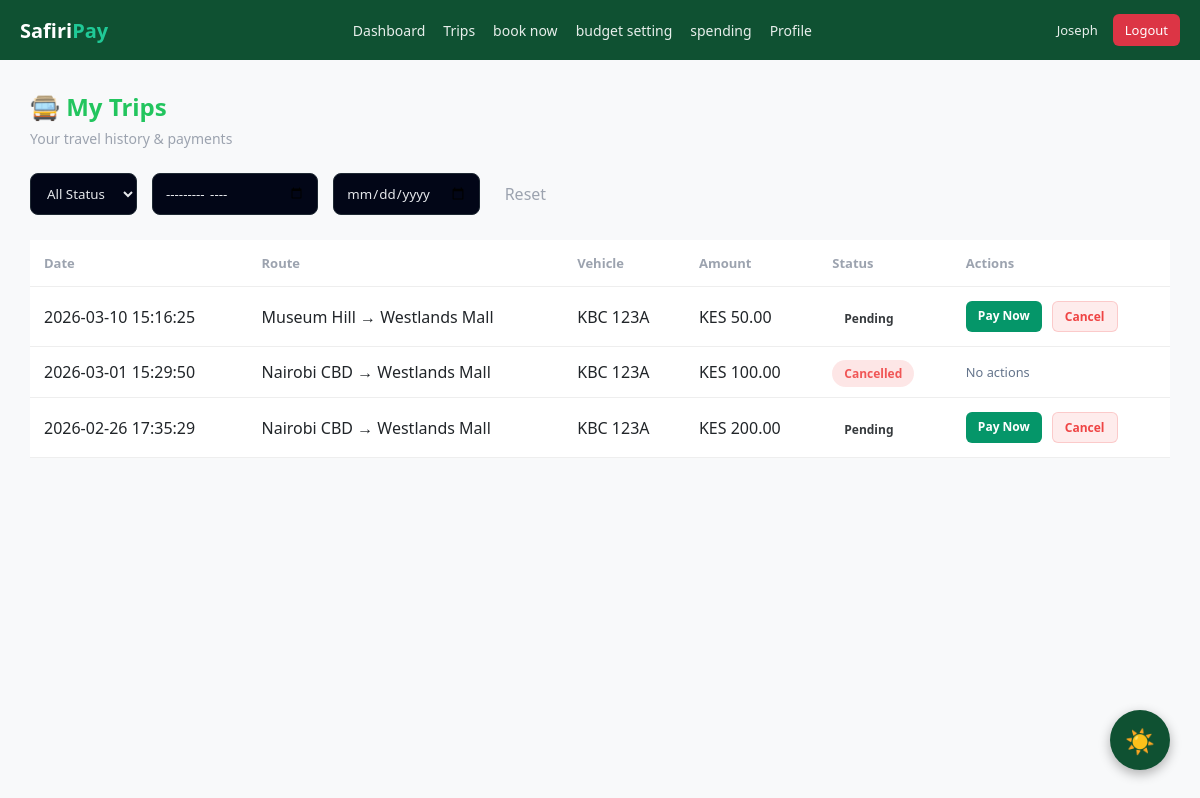
/userveiw/trips.php (signed in), run on the app's committed database.
### tables this page shows
CREATE TABLE `tripsessions` (
  `sessionid` int(11) NOT NULL,
  `userid` int(11) NOT NULL,
  `tripid` int(11) NOT NULL,
  `saccoid` int(11) NOT NULL,
  `busid` int(11) DEFAULT NULL,
  `fromstageid` int(11) DEFAULT NULL,
  `tostageid` int(11) DEFAULT NULL,
  `fareamount` decimal(10,2) NOT NULL,
  `seatid` int(11) DEFAULT NULL,
  `status` enum('pending','paid','expired','cancelled') DEFAULT 'pending',
  `disability_type` varchar(50) DEFAULT 'None',
  `luggage_type` varchar(50) DEFAULT 'None',
  `expiresat` datetime DEFAULT NULL,
  `createdat` datetime DEFAULT current_timestamp()
);

CREATE TABLE `buses` (
  `busid` int(11) NOT NULL,
  `saccoid` int(11) NOT NULL,
  `platenumber` varchar(20) NOT NULL,
  `capacity` int(11) DEFAULT 14,
  `status` tinyint(4) DEFAULT 1,
  `driverid` int(11) NOT NULL
);

### userveiw/trips.php (the view, shortened to what this page needs)
<?php
include 'header.php';
include 'checkinguserindb.php';
$month_filter = $_GET['month'] ?? '';
$date_filter = $_GET['date'] ?? '';
$sql = "
SELECT
  ts.sessionid,
  ts.createdat as date,
  ts.fareamount as amount,
  ts.status,
  r.routename,
  b.platenumber,
  s1.stagename as startpoint,
  s2.stagename as endpoint
FROM tripsessions ts
JOIN trips t ON ts.tripid = t.tripid
JOIN routes r ON t.routeid = r.routeid
JOIN buses b ON t.busid = b.busid
JOIN stages s1 ON ts.fromstageid = s1.stageid
JOIN stages s2 ON ts.tostageid = s2.stageid
WHERE ts.userid = ?
";
$params = [$_SESSION['user_id']];
$types = "i";
$sql .= " ORDER BY ts.createdat DESC";
if (!$stmt = $conn->prepare($sql)) {
    die("SQL ERROR: " . $conn->error);
}
$stmt->bind_param($types, ...$params);
$stmt->execute();
$result = $stmt->get_result();
?>
<!DOCTYPE html>
<html lang="en">
<head>
  <link rel="stylesheet" href="trips.css">
  <link rel="stylesheet" href="darkmode.css">
</head>
<body>
<main class="trips-container">
  <section class="page-header">
    <h2>🚍 My Trips</h2>
    <p>Your travel history & payments</p>
  </section>
  <section class="filter-bar">
    <form method="GET" style="display: flex; gap: 15px;">
        <select name="status" onchange="this.form.submit()">
          <option value="">All Status</option>
        </select>
        <input type="month" name="month" value="<?php echo $month_filter; ?>" onchange="this.form.submit()">
        <input type="date" name="date" value="<?php echo $date_filter; ?>" onchange="this.form.submit()">
        <a href="trips.php" class="btn-reset" style="padding: 10px; color: #9ca3af; text-decoration: none;">Reset</a>
    </form>
  </section>
  <section class="table-wrapper">
    <table class="trips-table">
      <thead>
        <tr>
          <th>Date</th>
          <th>Route</th>
          <th>Vehicle</th>
          <th>Amount</th>
          <th>Status</th>
          <th>Actions</th>
        </tr>
      </thead>
      <tbody>
        <?php while ($trip = $result->fetch_assoc()): ?>
<tr>
  <td data-label="Date"><?= htmlspecialchars($trip['date']) ?></td>
  <td data-label="Route"><?= htmlspecialchars($trip['startpoint']." → ".$trip['endpoint']) ?></td>
  <td data-label="Vehicle"><?= htmlspecialchars($trip['platenumber']) ?></td>
  <td data-label="Amount">KES <?= htmlspecialchars($trip['amount']) ?></td>
  <td data-label="Status">
    <span class="status <?= $trip['status'] ?>">
      <?= ucfirst($trip['status']) ?>
    </span>
  </td>
  <td>
    <div class="trip-actions">
        <?php if ($trip['status'] == 'pending'): ?>
            <a href="initiate_payment.php?session=<?= $trip['sessionid'] ?>" class="action-btn pay">Pay Now</a>
            <a href="cancel_trip.php?session=<?= $trip['sessionid'] ?>"
               class="action-btn cancel"
               onclick="return confirm('Release seat and cancel this trip?')">Cancel</a>
        <?php else: ?>
            <span style="color: #64748b; font-size: 0.8rem;">No actions</span>
        <?php endif; ?>
    </div>
  </td>
</tr>
<?php endwhile; ?>
      </tbody>
    </table>
  </section>
</main>
</body>
</html>

### userveiw/trips.css (style rules this page uses)
* { box-sizing: border-box; font-family: 'Segoe UI', Tahoma, sans-serif; }
body { margin: 0; background: #020617; color: #e5e7eb; }
.trips-container { padding: 30px; }
.page-header h2 { margin: 0; font-size: 24px; color: #22c55e; }
.page-header p { margin-top: 6px; color: #9ca3af; font-size: 14px; }
.filter-bar { display: flex; gap: 15px; margin: 25px 0; flex-wrap: wrap; }
.filter-bar select, .filter-bar input { padding: 10px 12px; background: #020617; border: 1px solid #1f2933; color: #e5e7eb; border-radius: 8px; }
.table-wrapper { overflow-x: auto; }
.trips-table { width: 100%; border-collapse: collapse; min-width: 700px; }
.trips-table thead { background: #020617; }
.trips-table th { text-align: left; padding: 14px; font-size: 13px; color: #9ca3af; border-bottom: 1px solid #1f2933; }
.trips-table td { padding: 14px; border-bottom: 1px solid #1f2933; }
.status { padding: 5px 12px; border-radius: 999px; font-size: 12px; font-weight: 600; }
.status.cancelled { background: rgba(239, 68, 68, 0.15); color: #ef4444; }
.trip-actions { display: flex; gap: 10px; }
.action-btn { padding: 6px 12px; border-radius: 6px; font-size: 12px; text-decoration: none; font-weight: 600; transition: all 0.2s; }
.action-btn.pay { background: #059669; color: white; }
.action-btn.cancel { background: rgba(239, 68, 68, 0.1); color: #ef4444; border: 1px solid rgba(239, 68, 68, 0.2); }

### userveiw/darkmode.css (style rules this page uses)
:root { --bg-primary: #f8f9fa; --bg-secondary: #ffffff; --bg-gradient-start: #0f5132; --bg-gradient-end: #1b1b1b; --text-primary: #212529; --text-secondary: #6c757d; --text-light: #666; --border-color: #ccc; --border-light: #eee; --card-bg: #ffffff; --card-shadow: 0 8px 18px rgba(0, 0, 0, 0.08); --input-bg: #ffffff; --input-border: #ccc; --primary-color: #0f5132; --primary-dark: #0c4128; --secondary-color: #20c997; --accent-color: #198754; --danger-color: #dc3545; --success-color: #28a745; --warning-color: #ffc107; --hover-overlay: rgba(0, 0, 0, 0.05); --navbar-bg: #0f5132; --footer-bg: #0f5132; --stat-card-shadow: 0 8px 18px rgba(0, 0, 0, 0.08); }
* { transition: background-color 0.3s ease, color 0.3s ease, border-color 0.3s ease; }
body { background: var(--bg-primary); color: var(--text-primary); }
input, select, textarea { background: var(--input-bg); color: var(--text-primary); border-color: var(--input-border); }
input::placeholder, select::placeholder, textarea::placeholder { color: var(--text-secondary); }
table { background: var(--card-bg); }
th { background: var(--bg-secondary); color: var(--text-primary); border-color: var(--border-light); }
td { color: var(--text-primary); border-color: var(--border-light); }
h1, h2, h3, h4, h5, h6 { color: var(--text-primary); }
a { color: var(--secondary-color); }
.trips-table th, .trips-table td { border-color: var(--border-light); }
.status { opacity: 0.9; }
html { scroll-behavior: smooth; }

### data on the page
tripsessions: createdat "2026-03-10 15:16:25", endpoint "Museum Hill → Westlands Mall", busid.platenumber "KBC 123A", fareamount "50.00", status "Pending"
tripsessions: createdat "2026-03-01 15:29:50", endpoint "Nairobi CBD → Westlands Mall", busid.platenumber "KBC 123A", fareamount "100.00", status "Cancelled", shows "No actions"
tripsessions: createdat "2026-02-26 17:35:29", endpoint "Nairobi CBD → Westlands Mall", busid.platenumber "KBC 123A", fareamount "200.00", status "Pending"

### other printed values
$_SESSION['username'] "Joseph"
